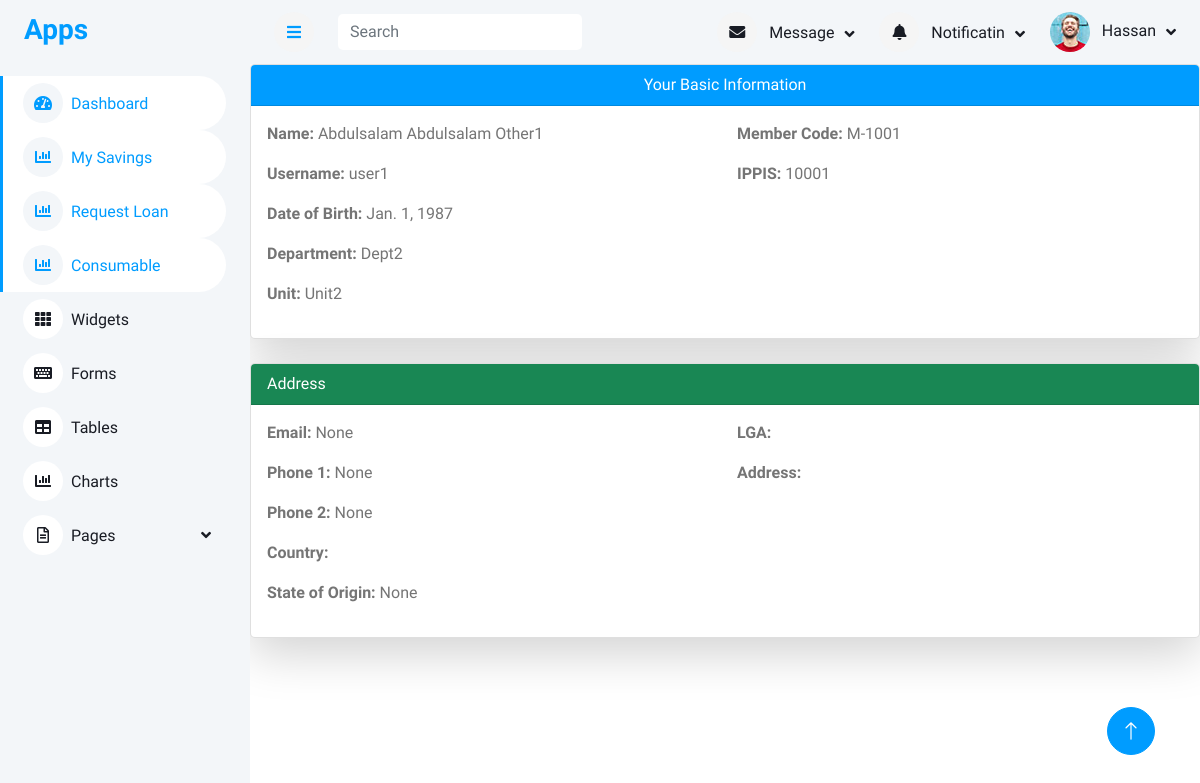
The app's page /member/46/ (signed in) with its own data.
### accounts/models.py (models this page shows, shortened)
class User(AbstractUser):
    first_name = models.CharField(max_length=100)
    last_name = models.CharField(max_length=100)
    other_name = models.CharField(max_length=100)
    date_of_birth = models.DateField(blank=True,null=True)
    username = models.CharField(max_length=100, unique=True)
    department = models.CharField(max_length=100)
    unit = models.CharField(max_length=100)
    gender = models.ForeignKey(Gender, on_delete=models.CASCADE, blank=True, null=True)
    group = models.ForeignKey(UserGroup, on_delete=models.CASCADE, blank=True, null=True)
    marital_status = models.ForeignKey(MaritalStatus,on_delete=models.SET_NULL, null=True, blank=True)
    religion = models.ForeignKey(Religion, on_delete=models.SET_NULL, null=True, blank=True,)
    passport = models.ImageField(upload_to='passport', blank=True, null=True)
    member_number = models.CharField(max_length=100)

class Member(models.Model):
    member = models.OneToOneField(User, on_delete=models.SET_NULL, null=True, blank=True)
    ippis = models.IntegerField(unique=True)  # Required and unique
    total_savings = models.DecimalField(max_digits=12, decimal_places=2, blank=True, null=True)

class Address(models.Model):
    user = models.OneToOneField(Member, on_delete=models.SET_NULL, null=True, blank=True)
    phone1 = models.CharField(max_length=15,null=True, blank=True)
    phone2 = models.CharField(max_length=15, null=True, blank=True)
    email = models.EmailField(unique=True, blank=True, null=True)
    country = CountryField(blank=True, null=True)
    state_of_origin = models.ForeignKey(State, on_delete=models.SET_NULL, null=True, blank=True)
    local_government_area = models.CharField(max_length=150)
    address = models.CharField(max_length=500)

### accounts/views.py (the view)
# urls.py: path("member/<int:id>/", views.member_detail, name="member_detail"),
def member_detail(request, id):
    member = get_object_or_404(Member, id=id)
    address = getattr(member, 'address', None)
    next_of_kin = getattr(member, 'nextofkin', None)
    context = {"member": member, "address": address, "next_of_kin": next_of_kin}
    return render(request, "accounts/member_detail.html", context)

### templates/accounts/member_detail.html (shortened to what this page needs)
{% extends 'base/base.html' %}
{% block content %}
    <div class="card mb-4 shadow-lg">
        <div class="card-header text-center bg-primary text-white">Your Basic Information</div>
        <div class="card-body">
            <div class="row">
                <div class="col-md-6">
                    <p><strong>Name:</strong> {{ member.member.first_name }} {{ member.member.last_name }} {{ member.member.other_name }}</p>
                    <p><strong>Username:</strong> {{ member.member.username }}</p>
                    <p><strong>Date of Birth:</strong> {{ member.member.date_of_birth }}</p>
                    <p><strong>Department:</strong> {{ member.member.department }}</p>
                    <p><strong>Unit:</strong> {{ member.member.unit }}</p>
                </div>
                <div class="col-md-6">
                    <p><strong>Member Code:</strong> {{ member.member.member_number }}</p>
                    <p><strong>IPPIS:</strong> {{ member.ippis }}</p>
                </div>
            </div>
        </div>
    </div>
    {% if address %}
    <div class="card mb-4 shadow-lg">
        <div class="card-header bg-success text-white">Address</div>
        <div class="card-body">
            <div class="row">
                <div class="col-md-6">
                    <p><strong>Email:</strong> {{ address.email }}</p>
                    <p><strong>Phone 1:</strong> {{ address.phone1 }}</p>
                    <p><strong>Phone 2:</strong> {{ address.phone2 }}</p>
                    <p><strong>Country:</strong> {{ address.country.name }}</p>
                    <p><strong>State of Origin:</strong> {{ address.state_of_origin }}</p>
                </div>
                <div class="col-md-6">
                    <p><strong>LGA:</strong> {{ address.local_government_area }}</p>
                    <p><strong>Address:</strong> {{ address.address }}</p>
                </div>
            </div>
        </div>
    </div>
    {% endif %}
</div>
{% endblock content %}

### templates/include/navbar.html (shortened to what this page needs)
<nav class="navbar navbar-expand bg-light navbar-light sticky-top px-4 py-0">
    <a href="#" class="sidebar-toggler flex-shrink-0">
        <i class="fa fa-bars"></i>
    </a>
    <form method="get" action="{% url 'search_member' %}" class="d-none d-md-flex ms-4">
        <input class="form-control border-0" name="search_term" type="search" placeholder="Search">
    </form>
    <div class="navbar-nav align-items-center ms-auto">
        <div class="nav-item dropdown">
            <a href="#" class="nav-link dropdown-toggle" data-bs-toggle="dropdown">
                <i class="fa fa-envelope me-lg-2"></i>
                <span class="d-none d-lg-inline-flex">Message</span>
            </a>
        </div>
        <div class="nav-item dropdown">
            <a href="#" class="nav-link dropdown-toggle" data-bs-toggle="dropdown">
                <i class="fa fa-bell me-lg-2"></i>
                <span class="d-none d-lg-inline-flex">Notificatin</span>
            </a>
        </div>
        <div class="nav-item dropdown">
            <a href="#" class="nav-link dropdown-toggle" data-bs-toggle="dropdown">
                <img class="rounded-circle me-lg-2" src="/static/img/user.jpg" alt=""
                    style="width: 40px; height: 40px;">
                <span class="d-none d-lg-inline-flex">{{request.user.first_name}}</span>
            </a>
        </div>
    </div>
</nav>

### static/css/style.css (style rules this page uses)
:root { --primary: #009CFF; --light: #F3F6F9; --dark: #191C24; }
.content .navbar .navbar-nav .nav-link { margin-left: 25px; padding: 12px 0; color: var(--dark); outline: none; }
.content .navbar .sidebar-toggler, .content .navbar .navbar-nav .nav-link i { width: 40px; height: 40px; display: inline-flex; align-items: center; justify-content: center; background: #f5f5f5; border-radius: 40px; }
.content .navbar .dropdown-toggle::after { margin-left: 6px; vertical-align: middle; border: none; content: "\f107"; font-family: "Font Awesome 5 Free"; font-weight: 900; transition: .5s; }

### records on screen
User: user.first_name "Hassan"
Member: member.first_name "Abdulsalam", member.last_name "Abdulsalam", member.other_name "Other1", member.username "user1", member.date_of_birth "Jan. 1, 1987", member.department "Dept2", member.unit "Unit2", member.member_number "M-1001", ippis "10001"
Address: email "None", phone1 "None", phone2 "None", state_of_origin "None"
